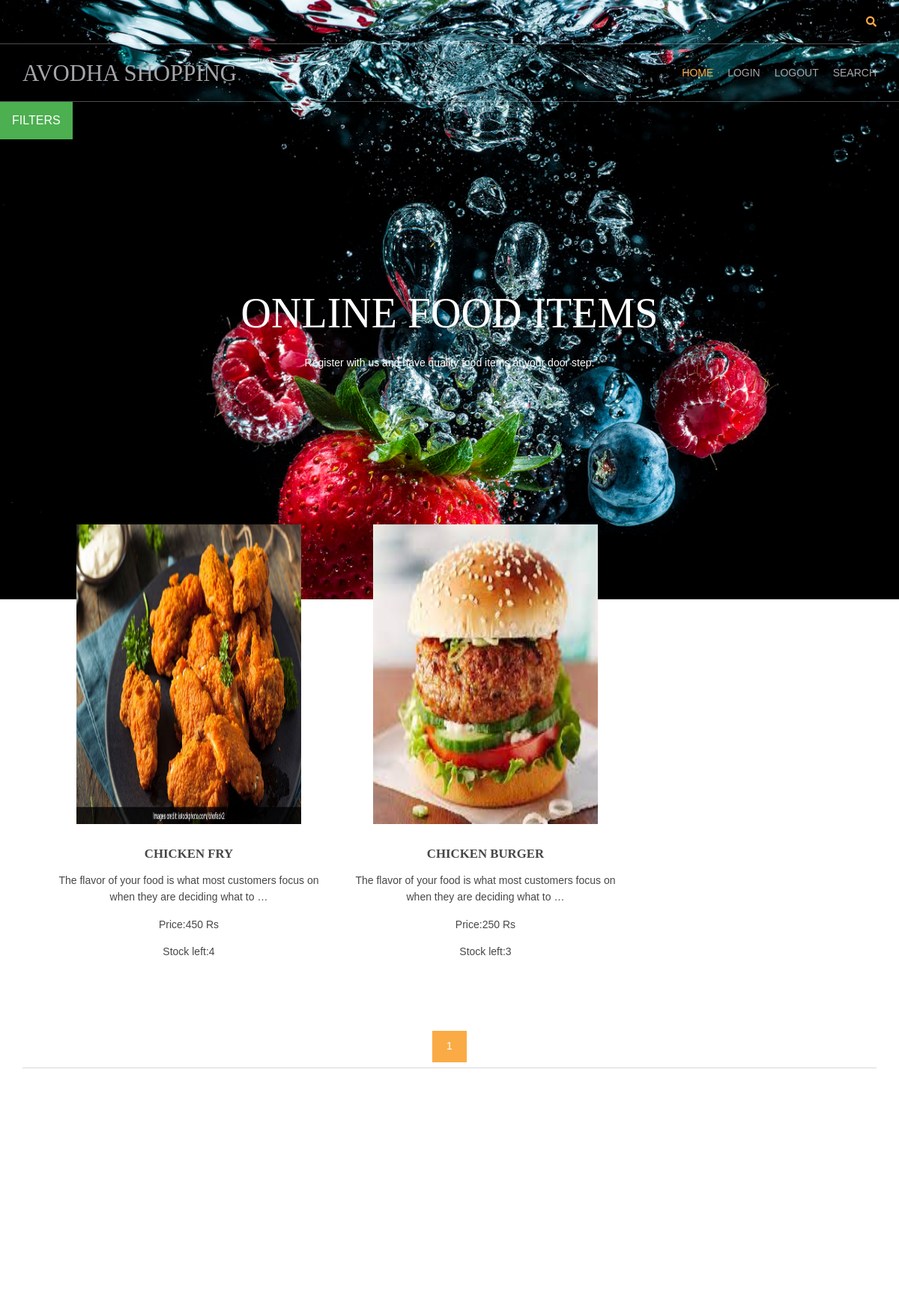
The page /chicken-receipe/ on the database its author committed.
### shop/models.py (models this page shows, shortened)
class product(models.Model):
    name=models.CharField(max_length=150,unique=True)
    slug=models.SlugField(max_length=150,unique=True)
    img=models.ImageField(upload_to='product')
    desc=models.TextField()
    stock=models.IntegerField()
    available=models.BooleanField()
    price=models.IntegerField()
    category=models.ForeignKey(categ,on_delete=models.CASCADE)

### shop/views.py (the view)
# urls.py: 2. Add a URL to urlpatterns:  path('', views.home, name='home')
def home(request,c_slug=None):
    c_page=None
    prodt=None
    if c_slug!=None:
        c_page=get_object_or_404(categ,slug=c_slug)
        prodt=product.objects.filter(category=c_page,available=True)
    else:
        prodt=product.objects.all().filter(available=True)
    cat=categ.objects.all()
    paginator=Paginator(prodt,6)
    try:
        page=int(request.GET.get('page','1'))
    except:
        page=1
    try:
        pro=paginator.page(page)
    except(EmptyPage,InvalidPage):
        pro=paginator.page(paginator.num_pages)
    return render(request,'index.html',{'pr':prodt,'ct':cat,'pg':pro})

### shop/models.py (called while the page is built)
    def get_url(self):
        return reverse('prod_cat',args=[self.slug])

### templates/index.html (shortened to what this page needs)
{% extends 'base.html' %}
{% load static %}
{% block content %}
<html lang="">
<head>
<link href="{% static 'hm/layout/styles/layout.css' %}" rel="stylesheet" type="text/css" media="all">
</head>
<body id="top">
<div class="wrapper row3">
  <main class="hoc container clear">
</body>
</html>
{% endblock %}

### templates/base.html (shortened to what this page needs)
{% load static %}
<html lang="">
<head>
<link href="{% static 'hm/layout/styles/layout.css' %}" rel="stylesheet" type="text/css" media="all">
</head>
<body id="top">
<div class="bgdedoverlay" style="background-image:url({% static 'hm/images/demo/backgrounds/bg1.jpg' %});">
  <div class="wrapper row0">
    <div id="topbar" class="hoc clear">
      <div class="fl_right">
        <ul class="nospace">
          <li id="searchform">
          </li>
        </ul>
      </div>
    </div>
  </div>
  <div class="wrapper row1">
    <header id="header" class="hoc clear">
      <div id="logo" class="fl_left">
        <h1><a href="/">AVODHA SHOPPING</a></h1>
      </div>
      <nav id="mainav" class="fl_right">
        <ul class="clear">
          <li class="active"><a href="index.html">HOME</a></li>
          <li><a class="active" href="#">LOGIN</a></li>
          <li><a class="active" href="#">LOGOUT</a></li>
          <li><a class="active" href="#">SEARCH</a></li>
        </ul>
      </nav>
    </header>
  </div>
  <div class="dropdown">
    <button class="dropbtn">FILTERS</button>
  </div>
  <div id="pageintro" class="hoc clear">
    <article>
      <h3 class="heading">ONLINE FOOD ITEMS</h3>
      <p>Register with us and have quality food items at your door step.</p>
    </article>
  </div>
</div>
<div class="wrapper row3">
  <main class="hoc container clear">
    <section id="introblocks">
      <ul class="nospace group btmspace-80">
        {% for i in pr %}
        <li class="one_third">
          <figure><a class="imgover" href="{{i.get_url}}"><img src="{{i.img.url}}" alt="" style="height: 400px;width: 300px;"></a>
            <figcaption>
              <h6 class="heading">{{i.name}}</h6>
              <p>{{i.desc|truncatewords:17}}</p>
              <p>Price:{{i.price}} Rs</p>
              <p>Stock left:{{i.stock}}</p>
            </figcaption>
          </figure>
        </li>
        {% endfor %}
      </ul>
    </section>
    <center>
      {% for p in pg.paginator.page_range %}
      <a href="?page={{p}}" class="btn btn-light btn-sm {% if pg.number == p %} active {% endif %}">{{p}}</a>
      {% endfor %}
    </center>
    <hr class="btmspace-80">
  </main>
</div>
{% block content %}
{% endblock %}
</body>
</html>

### static/hm/layout/styles/layout.css (style rules this page uses)
.row1 { border:solid; border-width:1px 0; }
#topbar { padding:20px 0; font-size:.8rem; text-transform:uppercase; }
#topbar ul li { display:inline-block; margin-right:15px; }
#topbar ul li:last-child { margin-right:0; padding-right:0; border-right:none; }
#topbar #searchform { position:relative; line-height:1; z-index:9999; }
#topbar #searchform::after { display:block; height:18px; line-height:18px; padding:0; font-family:"Font Awesome\ 5 Free"; font-weight:900; font-size:1rem; content:"\f002"; }
#topbar #searchform ::placeholder { text-transform:capitalize; }
#header #logo { margin:22px 0 0 0; }
#header #logo h1 { margin:0; padding:0; font-size:2.2rem; text-transform:uppercase; }
#pageintro { padding:200px 0 300px; }
#pageintro article, #pageintro article p { display:block; max-width:75%; margin:0 auto; text-align:center; }
#pageintro article p { max-width:65%; line-height:2rem; }
#pageintro .heading { margin-bottom:20px; font-size:4rem; }
.container { padding:80px 0; }
#introblocks { display:block; position:relative; margin:-180px 0 0 0; z-index:1; text-align:center; }
#introblocks figure figcaption { display:block; padding:30px 0 0 0; text-align:center; }
#introblocks figure figcaption .heading { font-size:1.2rem; font-weight:700; margin-bottom:0; }
*, *::before, *::after { transition:all .3s ease-in-out; }
nav ul, nav ol { margin:0; padding:0; list-style:none; }
#mainav, #breadcrumb, .sidebar nav { line-height:normal; }
#mainav ul { text-transform:uppercase; }
#mainav li { display:inline-block; position:relative; margin:0 15px 0 0; padding:0; }
#mainav li:last-child { margin-right:0; }
#mainav li a { display:block; padding:30px 0; }
body { color:#A5A6AA; background-color:#1C1D21; }
a { color:#FBAB45; }
hr, .borderedbox { border-color:#D7D7D7; }
.btn, .btn.inverse:hover { color:#FFFFFF; background-color:#FBAB45; border-color:#FBAB45; }
.imgover, .imgover:hover::after { color:#FFFFFF; }
.row1 { border-color:rgba(255,255,255,.3); }
.row3 { color:#474747; background-color:#FFFFFF; }
#topbar #searchform { color:#FBAB45; }
#header #logo h1 a { color:inherit; }
#pageintro { color:#FFFFFF; }
#mainav li a { color:inherit; }
#mainav .active a, #mainav a:hover, #mainav li:hover > a { color:#FBAB45; background-color:inherit; }
@media screen and (min-width:1140px) { .hoc { max-width:1140px; } }

### templates/base.html (style rules this page uses)
.bgdedoverlay { height: 100%; background-size: cover; background-position: center; background-repeat: no-repeat; }
.dropbtn { background-color: #4CAF50; color: white; padding: 16px; font-size: 16px; border: none; cursor: pointer; }
.dropdown { position: relative; display: inline-block; }

### rows shown on the page
product: img (picture), name "CHICKEN FRY", desc "The flavor of your food is what most customers focus on when they are deciding what to …", price "450", stock "4"
product: img (picture), name "CHICKEN BURGER", desc "The flavor of your food is what most customers focus on when they are deciding what to …", price "250", stock "3"

### other values the page prints
{{ p }} "1"
